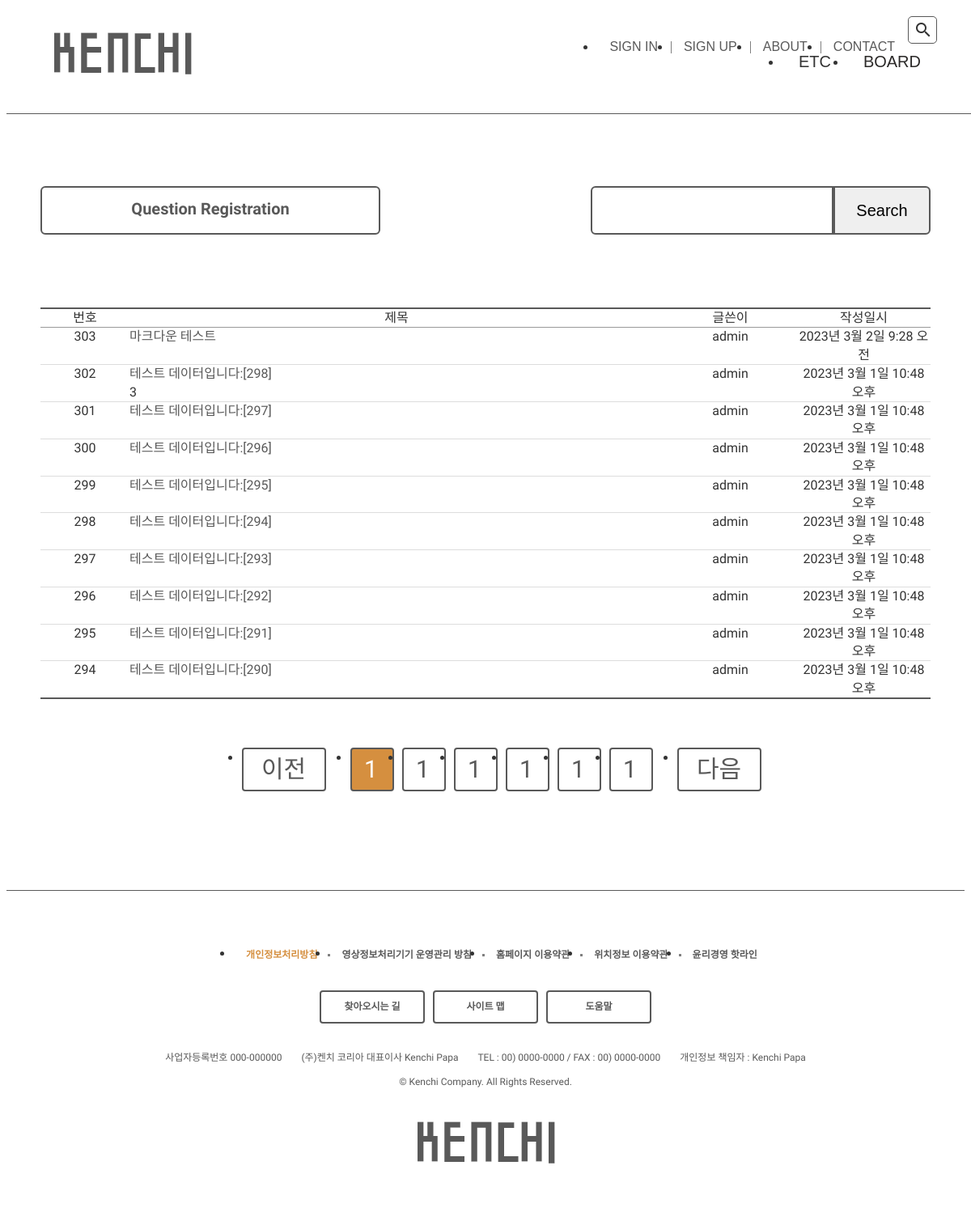
The page /pybo/ on the database as committed earlier.
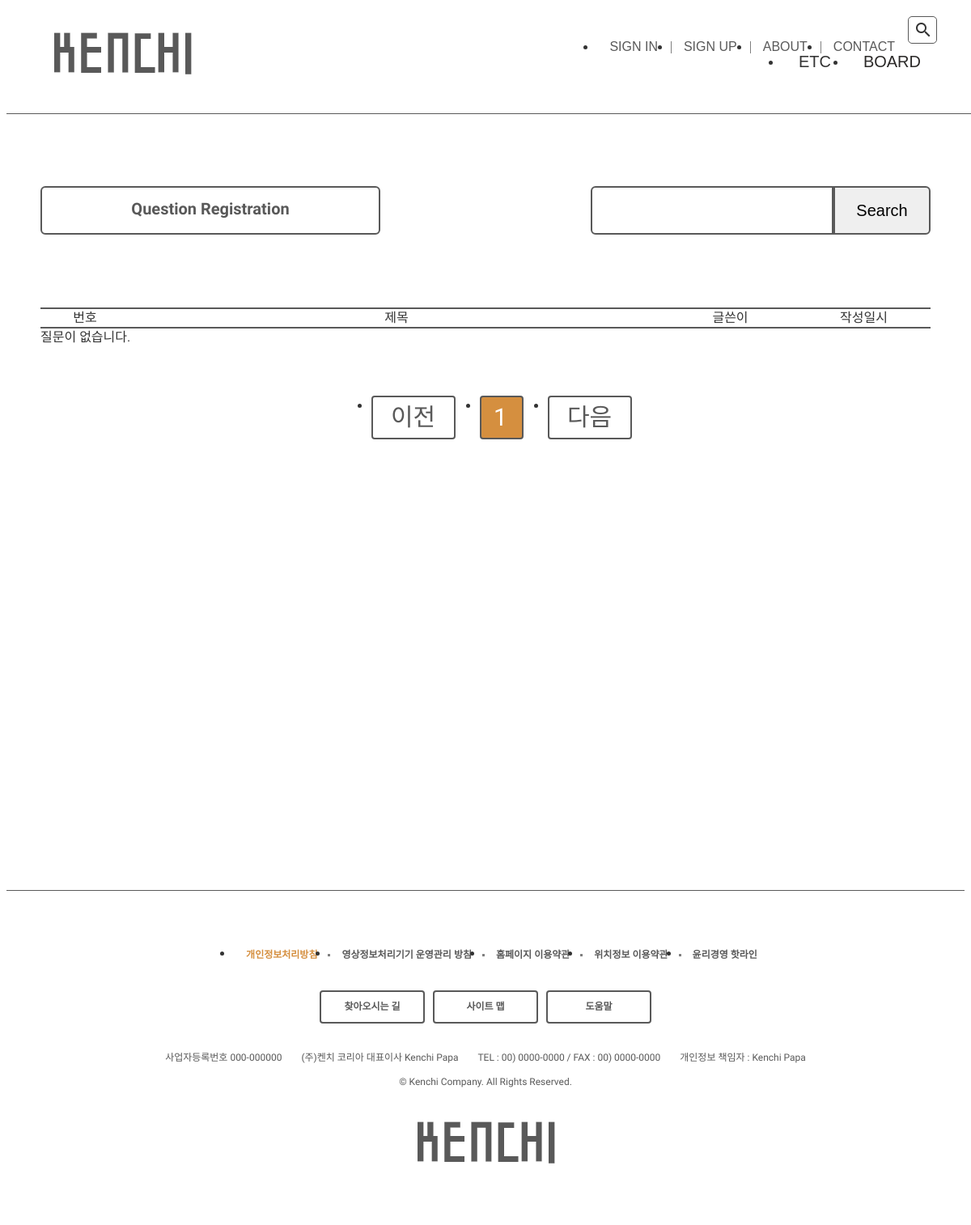
The same page on the database as committed later.
### pybo/models.py (models this page shows, shortened)
class Question(models.Model):
    author = models.ForeignKey(User, on_delete=models.CASCADE, related_name='author_question')
    subject = models.CharField(max_length=200)
    content = models.TextField()
    create_date = models.DateTimeField()
    modify_date = models.DateTimeField(null=True, blank=True)
    voter = models.ManyToManyField(User, related_name='voter_question')  # 추천인 추가

### pybo/views/base_views.py (the view, shortened to what this page needs)
# urls.py: path('', views.index, name='index')  # '/'에 해당되는 path
def index(request):
    page = request.GET.get('page', '1')  # 페이지  default
    kw = request.GET.get('kw', '')  # 검색어
    question_list = Question.objects.order_by('-create_date')
    paginator = Paginator(question_list, 10)  # 페이지당 10개씩 보여주기
    page_obj = paginator.get_page(page)  # 해당 페이지의 데이터만 조회하도록 쿼리가 변경된다.
    context = {'question_list': page_obj, 'page': page, 'kw': kw}
    return render(request, 'pybo/question_list.html', context)

### pybo/templatetags/pybo_filter.py (called while the page is built)
@register.filter
def sub(value, arg):
    return value - arg  # 기존 값 value에서 입력으로 받은 값 arg를 빼서 return

### templates/pybo/question_list.html (shortened to what this page needs)
{% extends 'kenchi/base.html' %}
{% load pybo_filter %}
{% block content %}
    <section class="questions">
        <div class="inner">
            <div class="top-item">
                <a href="" class="question-regist">Question Registration</a>
                <input type="text" class="search-question">
                <button type="button" class="search-question-btn">Search</button>
            </div>
            <div class="board-wrap">
                <div class="board-list">
                    <div class="top">
                        <div class="num">번호</div>
                        <div class="title">제목</div>
                        <div class="writer">글쓴이</div>
                        <div class="date">작성일시</div>
                    </div>
                    {% if question_list %}
                    {% for question in question_list %}
                    <div>
                        <div class="num">{{ question_list.paginator.count|sub:question_list.start_index|sub:forloop.counter0|add:1 }}</div>
                        <div class="title">
                            <a href="{% url 'pybo:detail' question.id %}">{{ question.subject }}</a>
                            {% if question.answer_set.count > 0 %}
                            <div>{{ question.answer_set.count }}</div>
                            {% endif %}
                        </div>
                        <div class="writer">{{ question.author.username }}</div>
                        <div class="date">{{ question.create_date }}</div>
                    </div>
                    {% endfor %}
                    {% else %}
                    <tr>
                        <td colspan="4">질문이 없습니다.</td>
                    </tr>
                    {% endif %}
                    </div>
            </div>
                <div class="inner-page">
<ul class="pagination">
    <div>
    {% if question_list.has_previous %}
    <li class="page-item-left">
        <a class="page-link" data-page="{{ question_list.previous_page_number }}" href="javascript:void(0)">이전</a>
    </li>
    {% else %}
    <li class="page-item-left disabled">
        <a class="page-link" tabindex="-1" aria-disabled="true" href="#">이전</a>
    </li>
    {% endif %}
            {% for page_number in question_list.paginator.page_range %}
            {% if page_number >= question_list.number|add:-5 and page_number <= question_list.number|add:5 %}
            {% if page_number == question_list.number %}
    <li class="page-item active" aria-current="page">
        <a class="page-link" data-page="{{ page_number }}" href="javascript:void(0)">1</a>
    </li>
    {% else %}
    <li class="page-item">
        <a class="page-link" data-page="{{ page_number }}" href="javascript:void(0)">1</a>
    </li>
    {% endif %}
    {% endif %}
    {% endfor %}
    {% if question_list.has_next %}
    <li class="page-item-right">
        <a class="page-link" data-page="{{ question_list.next_page_number }}" href="javascript:void(0)">다음</a>
    </li>
    {% else %}
    <li class="page-item-right disabled">
        <a class="page-link" tabindex="-1" aria-disabled="true" href="#">다음</a>
    </li>
    {% endif %}
        </div>
</ul>
        </div>
    </section>
{% endblock %}

### templates/kenchi/base.html (shortened to what this page needs)
{% load static %}
<!DOCTYPE html>
<html lang="ko">
<head>
    <link href="https://cdn.jsdelivr.net/npm/reset-css@5.0.1/reset.min.css" rel="stylesheet" />
    <link rel="stylesheet" href="{% static 'css/main.css' %}">
</head>
<body>
{% include "kenchi/header.html" %}
{% block content %}
{% endblock %}
{% include "kenchi/footer.html" %}
</body>
</html>

### templates/kenchi/header.html (shortened to what this page needs)
{% load static %}
<header>
        <div class="inner">
            <a href="/" class="logo">
                <img src="{% static 'images/kenchi_text_logo.png' %}" alt="kenchi_logo">
            </a>
            <div class="sub-menu">
                <ul class="menu">
                    {% if user.is_authenticated %}
                    <li>
                        <a href="javascript:void(0)">USER : {{ user.username }} </a>
                    </li>
                    <li>
                        <a href="/common/logout">LOG OUT</a>
                    </li>
                    {% else %}
                    <li>
                        <a href="/common/login">SIGN IN</a>
                    </li>
                    {% endif %}
                    {% if not user.is_authenticated %}
                    <li>
                        <a href="/common/signup">SIGN UP</a>
                    </li>
                    {% endif %}
                    <li>
                        <a href="javascript:void(0)">ABOUT</a>
                    </li>
                    <li>
                        <a href="javascript:void(0)">CONTACT</a>
                    </li>
                </ul>
                <div class="search">
                    <input type="text" />
                    <div class="material-icons">search</div>
                </div>
            </div>
            <ul class="main-menu">
                <li class="item">
                    <div class="item__name">ETC</div>
                </li>
                <li class="item">
                    <a href="/pybo" class="item__name__underline">BOARD</a>
                </li>
            </ul>
        </div>
    </header>

### templates/kenchi/footer.html (shortened to what this page needs)
{% load static %}
     <footer>
        <div class="inner">
            <ul class="menu">
                <li><a href="javascript:void(0)" class="green">개인정보처리방침</a></li>
                <li><a href="javascript:void(0)">영상정보처리기기 운영관리 방침</a></li>
                <li><a href="javascript:void(0)">홈페이지 이용약관</a></li>
                <li><a href="javascript:void(0)">위치정보 이용약관</a></li>
                <li><a href="javascript:void(0)">윤리경영 핫라인</a></li>
            </ul>
            <div class="btn-group">
                <a href="javascript:void(0)" class="btn">찾아오시는 길</a>
                <a href="javascript:void(0)" class="btn">사이트 맵</a>
                <a href="javascript:void(0)" class="btn">도움말</a>
            </div>
            <div class="info">
                <span>사업자등록번호 000-000000</span>
                <span>(주)켄치 코리아 대표이사 Kenchi Papa</span>
                <span>TEL : 00) 0000-0000 / FAX : 00) 0000-0000</span>
                <span>개인정보 책임자 : Kenchi Papa</span>
            </div>
            <p class="copyright">
                &copy;  Kenchi Company. All Rights Reserved.
            </p>
            <img src="{% static 'images/kenchi_text_logo.png' %}" alt="" class="logo" />
        </div>
    </footer>

Rows that differ between the two databases and show on the page:
removed Question: paginator.count|sub "303", subject "마크다운 테스트", author.username "admin", create_date "2023년 3월 2일 9:28 오전"
removed Question: paginator.count|sub "302", subject "테스트 데이터입니다:[298]", answer_set.count "3", author.username "admin", create_date "2023년 3월 1일 10:48 오후"
removed Question: paginator.count|sub "301", subject "테스트 데이터입니다:[297]", author.username "admin", create_date "2023년 3월 1일 10:48 오후"
removed Question: paginator.count|sub "300", subject "테스트 데이터입니다:[296]", author.username "admin", create_date "2023년 3월 1일 10:48 오후"
removed Question: paginator.count|sub "299", subject "테스트 데이터입니다:[295]", author.username "admin", create_date "2023년 3월 1일 10:48 오후"
removed Question: paginator.count|sub "298", subject "테스트 데이터입니다:[294]", author.username "admin", create_date "2023년 3월 1일 10:48 오후"
removed Question: paginator.count|sub "297", subject "테스트 데이터입니다:[293]", author.username "admin", create_date "2023년 3월 1일 10:48 오후"
removed Question: paginator.count|sub "296", subject "테스트 데이터입니다:[292]", author.username "admin", create_date "2023년 3월 1일 10:48 오후"
removed Question: paginator.count|sub "295", subject "테스트 데이터입니다:[291]", author.username "admin", create_date "2023년 3월 1일 10:48 오후"
removed Question: paginator.count|sub "294", subject "테스트 데이터입니다:[290]", author.username "admin", create_date "2023년 3월 1일 10:48 오후"
Other text that changed with them:
text now shown: "질문이 없습니다."
list line gone: "1"
